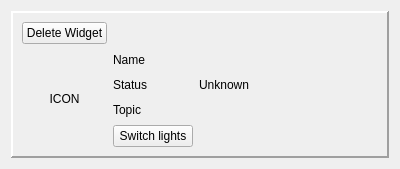
<?xml version="1.0" encoding="UTF-8"?>
<ui version="4.0">
 <class>LightWidget</class>
 <widget class="QWidget" name="LightWidget">
  <property name="geometry">
   <rect>
    <x>0</x>
    <y>0</y>
    <width>400</width>
    <height>169</height>
   </rect>
  </property>
  <property name="focusPolicy">
   <enum>Qt::NoFocus</enum>
  </property>
  <property name="windowTitle">
   <string>Form</string>
  </property>
  <property name="autoFillBackground">
   <bool>false</bool>
  </property>
  <layout class="QGridLayout" name="gridLayout_3">
   <item row="0" column="1">
    <widget class="QFrame" name="frame">
     <property name="frameShape">
      <enum>QFrame::Panel</enum>
     </property>
     <property name="frameShadow">
      <enum>QFrame::Raised</enum>
     </property>
     <property name="lineWidth">
      <number>2</number>
     </property>
     <property name="midLineWidth">
      <number>0</number>
     </property>
     <layout class="QGridLayout" name="gridLayout_4" columnstretch="0">
      <item row="0" column="0">
       <layout class="QGridLayout" name="gridLayout_2" columnstretch="3,10">
        <item row="1" column="1">
         <layout class="QGridLayout" name="gridLayout">
          <item row="1" column="0">
           <widget class="QLabel" name="name_label">
            <property name="text">
             <string>Name</string>
            </property>
           </widget>
          </item>
          <item row="2" column="0">
           <widget class="QLabel" name="status_label">
            <property name="text">
             <string>Status</string>
            </property>
           </widget>
          </item>
          <item row="5" column="0">
           <widget class="QPushButton" name="switch_btn">
            <property name="text">
             <string>Switch lights</string>
            </property>
           </widget>
          </item>
          <item row="5" column="1">
           <spacer name="horizontalSpacer">
            <property name="orientation">
             <enum>Qt::Horizontal</enum>
            </property>
            <property name="sizeHint" stdset="0">
             <size>
              <width>40</width>
              <height>20</height>
             </size>
            </property>
           </spacer>
          </item>
          <item row="4" column="0">
           <widget class="QLabel" name="topic_label">
            <property name="text">
             <string>Topic</string>
            </property>
           </widget>
          </item>
          <item row="1" column="1">
           <widget class="QLabel" name="name_text">
            <property name="text">
             <string/>
            </property>
           </widget>
          </item>
          <item row="2" column="1">
           <widget class="QLabel" name="status_text">
            <property name="text">
             <string>Unknown</string>
            </property>
            <property name="textFormat">
             <enum>Qt::AutoText</enum>
            </property>
            <property name="scaledContents">
             <bool>false</bool>
            </property>
            <property name="wordWrap">
             <bool>false</bool>
            </property>
           </widget>
          </item>
          <item row="4" column="1">
           <widget class="QLabel" name="topic_text">
            <property name="text">
             <string/>
            </property>
           </widget>
          </item>
         </layout>
        </item>
        <item row="1" column="0">
         <widget class="QLabel" name="icon_label">
          <property name="minimumSize">
           <size>
            <width>75</width>
            <height>75</height>
           </size>
          </property>
          <property name="text">
           <string>ICON</string>
          </property>
          <property name="alignment">
           <set>Qt::AlignCenter</set>
          </property>
         </widget>
        </item>
        <item row="0" column="0">
         <widget class="QPushButton" name="delete_btn">
          <property name="text">
           <string>Delete Widget</string>
          </property>
         </widget>
        </item>
       </layout>
      </item>
     </layout>
    </widget>
   </item>
  </layout>
 </widget>
 <resources/>
 <connections/>
</ui>
